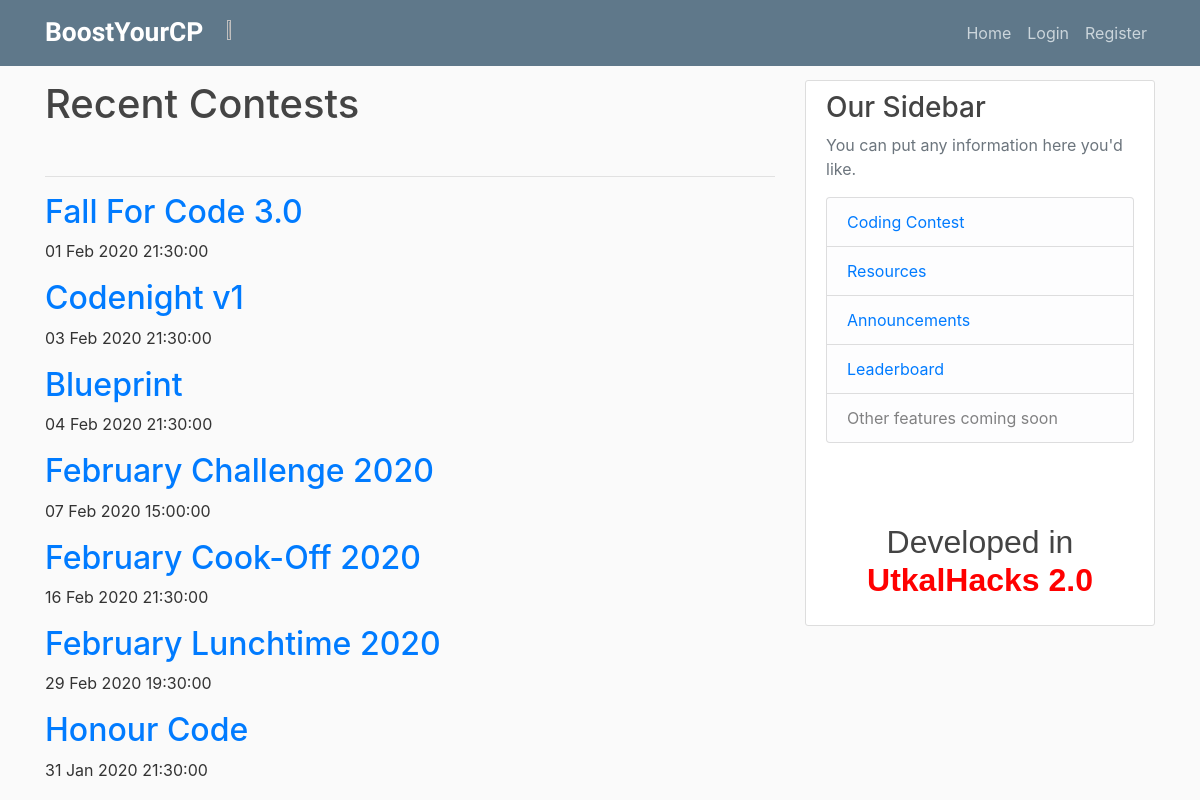
The page /contests/ on the database as committed earlier.
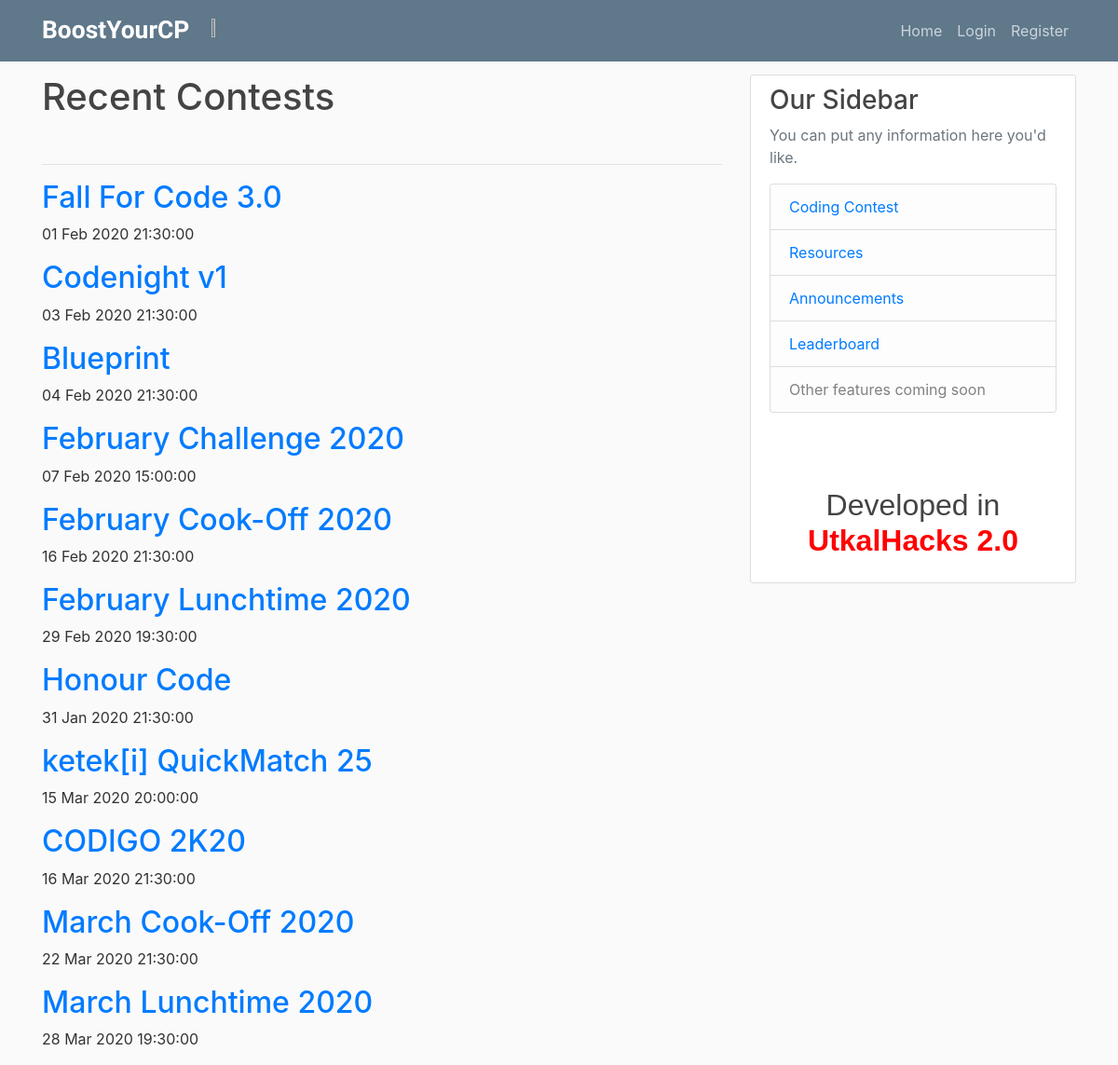
The same page on the database as committed later.
### profiles/models.py (models this page shows, shortened)
class CodechefContest(models.Model):
	title = models.CharField(max_length=50,primary_key=True)
	name = models.CharField(max_length=50)
	start = models.CharField(max_length=50)
	end = models.CharField(max_length=50)

### profiles/views.py (the view)
# urls.py: path('contests/', p_views.contests,name="contests"),
def contests(request):
    con = CodeforceContest.objects.all()
    cdate = []
    for c in con:
        x=datetime.datetime.fromtimestamp(int(c.start))
        cdate.append(x)
    return render(request,'profiles/contest.html',{'codechef':CodechefContest.objects.all(),
                                                    'codeforces':CodeforceContest.objects.all(),'cdate' : cdate})

### profiles/templates/profiles/contest.html
{% extends "profiles/base.html" %}
{% load crispy_forms_tags %}
{% block content %}
        <h1>Recent Contests</h1>
<br><hr>
    {% for c in codechef %}
            <h2><a class="article-content" href="https://www.codechef.com/{{c.title}}">{{ c.name }}</a></h2>
            <p class="article-content">{{ c.start }}</p>
    {% endfor %}
{% endblock content %}

### profiles/templates/profiles/base.html (shortened to what this page needs)
{% load static %}
<!DOCTYPE html>
<html>
<head>
    <link rel="stylesheet" href="https://maxcdn.bootstrapcdn.com/bootstrap/4.0.0/css/bootstrap.min.css">
  <link rel="stylesheet" href="http://2020.almafiesta.com/hosted_files/main.css" >
   <link rel="stylesheet" type="text/css" href="{% static 'main.css' %}">
</head>
<body>
    <header class="site-header">
      <nav class="navbar navbar-expand-md navbar-dark bg-steel fixed-top">
        <div class="container">
          <a class="navbar-brand mr-4" style="font-family: 'Shadows Into Light', cursive; font-size: 2.2vw;" href="#" ><b>BoostYourCP</b></a>
          <img src="http://2020.almafiesta.com/hosted_files/raja.gif" width=5% height=5%>
          <div class="collapse navbar-collapse" id="navbarToggle">
            <div class="navbar-nav">
              {% if user.is_authenticated %}
                <a class="nav-item nav-link" href="{% url 'home' %}">Home</a>
                <a class="nav-item nav-link" href="{% url 'user_profile' %}">Profile</a>
                <a class="nav-item nav-link" href="{% url 'logout' %}">Logout</a>
              {% else %}
                <a class="nav-item nav-link" href="{% url 'home' %}">Home</a>
                <a class="nav-item nav-link" href="{% url 'login' %}">Login</a>
                <a class="nav-item nav-link" href="{% url 'register' %}">Register</a>
              {% endif %}
            </div>
          </div>
        </div>
      </nav>
    </header>
    <main role="main" class="container">
      <div class="row">
        <div class="col-md-8">
          {% block content %}{% endblock %}
        </div>
        <div class="col-md-4">
          <div class="content-section">
            <h3>Our Sidebar</h3>
            <p class='text-muted'>You can put any information here you'd like.
              <ul class="list-group">
                <li class="list-group-item list-group-item-light"> <a href="{%url 'contests' %}">Coding Contest</a></li>
                <li class="list-group-item list-group-item-light"> <a href="{%url 'create_post' %}"> Resources</a></li>
                <li class="list-group-item list-group-item-light"> <a href="{%url 'Announcements' %}">Announcements</a></li>
                <li class="list-group-item list-group-item-light"> <a href="{%url 'ratings' %}">Leaderboard</a></li>
                <li class="list-group-item list-group-item-light">Other features coming soon</li>
              </ul>
            </p>
            <br>
            <br>
            <p><center style="font-family: 'Nunito', sans-serif;">
          <h2>     Developed in <br>
              <b> <div style="color:red;">UtkalHacks 2.0 </div> </b>
               </center> <h2>
            </p>
          </div>
        </div>
      </div>
    </main>
</body>
</html>

### static/hack/main.css (style rules this page uses)
body { background: #fafafa; color: #333333; margin-top: 5rem; }
h1, h2, h3, h4, h5, h6 { color: #444444; }
ul { margin: 0; }
.bg-steel { background-color: #5f788a; }
.site-header .navbar-nav .nav-link { color: #cbd5db; }
.content-section { background: #ffffff; padding: 10px 20px; border: 1px solid #dddddd; border-radius: 3px; margin-bottom: 20px; }
.article-content { white-space: pre-line; }

### profiles/templates/profiles/base.html (style rules this page uses)
body { background: #fafafa; color: #333333; margin-top: 5rem; }
h1, h2, h3, h4, h5, h6 { color: #444444; }
ul { margin: 0; }
.bg-steel { background-color: #5f788a; }
.site-header .navbar-nav .nav-link { color: #cbd5db; }
.content-section { background: #ffffff; padding: 10px 20px; border: 1px solid #dddddd; border-radius: 3px; margin-bottom: 20px; }
.article-content { white-space: pre-line; }

Rows that differ between the two databases and show on the page:
added CodechefContest: name "ketek[i] QuickMatch 25", start "15 Mar 2020 20:00:00"
added CodechefContest: name "CODIGO 2K20", start "16 Mar 2020 21:30:00"
added CodechefContest: name "March Cook-Off 2020", start "22 Mar 2020 21:30:00"
added CodechefContest: name "March Lunchtime 2020", start "28 Mar 2020 19:30:00"
